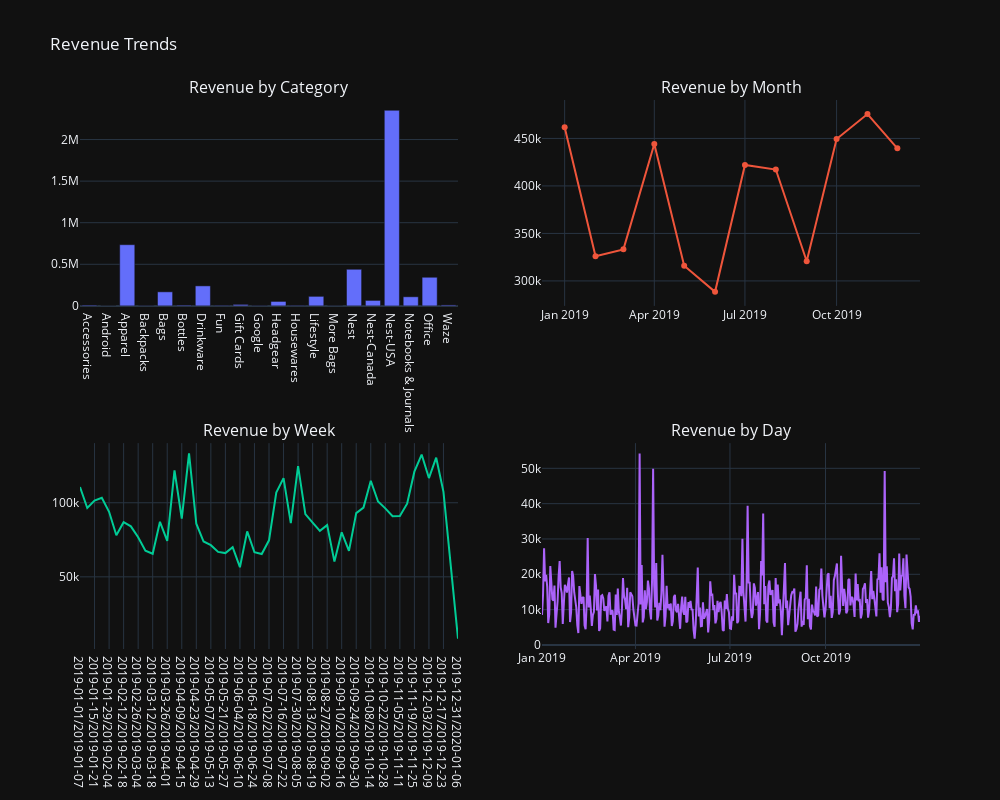

Write notebook code for a chart like this one.
### Code cell
# Calculating revenue by category, by month, by week, and by day
revenue_by_category = cust_360.groupby('Product_Category')['Invoice_Amount'].sum().reset_index()
revenue_by_month = cust_360.groupby(cust_360['Transaction_Date'].dt.to_period('M'))['Invoice_Amount'].sum().reset_index()
revenue_by_week = cust_360.groupby(cust_360['Transaction_Date'].dt.to_period('W-MON'))['Invoice_Amount'].sum().reset_index()
revenue_by_day = cust_360.groupby(cust_360['Transaction_Date'].dt.to_period('D'))['Invoice_Amount'].sum().reset_index()

# Converting Periods to strings
revenue_by_month['Transaction_Date'] = revenue_by_month['Transaction_Date'].astype(str)
revenue_by_week['Transaction_Date'] = revenue_by_week['Transaction_Date'].astype(str)
revenue_by_day['Transaction_Date'] = revenue_by_day['Transaction_Date'].astype(str)

# Creating subplots 
fig = make_subplots(rows=2, cols=2,
                    subplot_titles=("Revenue by Category", "Revenue by Month", "Revenue by Week", "Revenue by Day"),
                    specs=[[{'rowspan': 1, 'colspan': 1}, {'rowspan': 1, 'colspan': 1}],
                           [{'rowspan': 1, 'colspan': 1}, {'rowspan': 1, 'colspan': 1}]])

# Adding traces to the subplots
fig.add_trace(go.Bar(x=revenue_by_category['Product_Category'], y=revenue_by_category['Invoice_Amount']), row=1, col=1)
fig.add_trace(go.Line(x=revenue_by_month['Transaction_Date'], y=revenue_by_month['Invoice_Amount']), row=1, col=2)
fig.add_trace(go.Line(x=revenue_by_week['Transaction_Date'], y=revenue_by_week['Invoice_Amount']), row=2, col=1)
fig.add_trace(go.Line(x=revenue_by_day['Transaction_Date'], y=revenue_by_day['Invoice_Amount']), row=2, col=2)

# Update layout for better appearance
fig.update_layout(title="Revenue Trends",
                  showlegend=False,
                  template="plotly_dark",
                  width=1000, 
                  height=800)  

# Show the plot
fig.show()

### Figure 1 — Plotly figure (JSON) as saved in the notebook; plotly's stock layout.template omitted (floating-point values rounded to 4 significant figures; data arrays with more than 128 entries replaced by an {"elided": "..."} marker saying what was removed)
{"data": [{"type": "bar", "x": ["Accessories", "Android", "Apparel", "Backpacks", "Bags", "Bottles", "Drinkware", "Fun", "Gift Cards", "Google", "Headgear", "Housewares", "Lifestyle", "More Bags", "Nest", "Nest-Canada", "Nest-USA", "Notebooks & Journals", "Office", "Waze"], "xaxis": "x", "y": [9277.0, 986.0, 735500.0, 3621.0, 168900.0, 9310.0, 240300.0, 6509.0, 17570.0, 4272.0, 53450.0, 6373.0, 114600.0, 1871.0, 440000.0, 65550.0, 2351000.0, 109400.0, 344000.0, 11250.0], "yaxis": "y"}, {"type": "scatter", "x": ["2019-01", "2019-02", "2019-03", "2019-04", "2019-05", "2019-06", "2019-07", "2019-08", "2019-09", "2019-10", "2019-11", "2019-12"], "xaxis": "x2", "y": [461700.0, 325900.0, 333200.0, 444100.0, 315900.0, 288500.0, 422000.0, 417200.0, 320700.0, 449400.0, 475600.0, 439500.0], "yaxis": "y2"}, {"type": "scatter", "x": ["2019-01-01/2019-01-07", "2019-01-08/2019-01-14", "2019-01-15/2019-01-21", "2019-01-22/2019-01-28", "2019-01-29/2019-02-04", "2019-02-05/2019-02-11", "2019-02-12/2019-02-18", "2019-02-19/2019-02-25", "2019-02-26/2019-03-04", "2019-03-05/2019-03-11", "2019-03-12/2019-03-18", "2019-03-19/2019-03-25", "2019-03-26/2019-04-01", "2019-04-02/2019-04-08", "2019-04-09/2019-04-15", "2019-04-16/2019-04-22", "2019-04-23/2019-04-29", "2019-04-30/2019-05-06", "2019-05-07/2019-05-13", "2019-05-14/2019-05-20", "2019-05-21/2019-05-27", "2019-05-28/2019-06-03", "2019-06-04/2019-06-10", "2019-06-11/2019-06-17", "2019-06-18/2019-06-24", "2019-06-25/2019-07-01", "2019-07-02/2019-07-08", "2019-07-09/2019-07-15", "2019-07-16/2019-07-22", "2019-07-23/2019-07-29", "2019-07-30/2019-08-05", "2019-08-06/2019-08-12", "2019-08-13/2019-08-19", "2019-08-20/2019-08-26", "2019-08-27/2019-09-02", "2019-09-03/2019-09-09", "2019-09-10/2019-09-16", "2019-09-17/2019-09-23", "2019-09-24/2019-09-30", "2019-10-01/2019-10-07", "2019-10-08/2019-10-14", "2019-10-15/2019-10-21", "2019-10-22/2019-10-28", "2019-10-29/2019-11-04", "2019-11-05/2019-11-11", "2019-11-12/2019-11-18", "2019-11-19/2019-11-25", "2019-11-26/2019-12-02", "2019-12-03/2019-12-09", "2019-12-10/2019-12-16", "2019-12-17/2019-12-23", "2019-12-24/2019-12-30", "2019-12-31/2020-01-06"], "xaxis": "x3", "y": [110700.0, 96490.0, 101500.0, 103400.0, 93890.0, 78110.0, 86880.0, 84070.0, 76750.0, 67620.0, 65570.0, 87150.0, 74280.0, 121800.0, 89350.0, 133300.0, 85850.0, 73860.0, 71380.0, 66840.0, 66040.0, 70010.0, 56520.0, 80690.0, 66640.0, 65400.0, 74660.0, 106900.0, 116700.0, 86260.0, 124800.0, 92400.0, 86640.0, 81060.0, 84910.0, 60320.0, 80050.0, 67560.0, 93030.0, 96740.0, 114800.0, 100900.0, 96220.0, 90960.0, 91110.0, 99410.0, 121000.0, 132600.0, 116700.0, 130400.0, 107400.0, 58080.0, 8255.0], "yaxis": "y3"}, {"type": "scatter", "x": {"elided": "365 str values"}, "xaxis": "x4", "y": {"elided": "365 float values"}, "yaxis": "y4"}], "layout": {"annotations": [{"font": {"size": 16}, "showarrow": false, "text": "Revenue by Category", "x": 0.225, "xanchor": "center", "xref": "paper", "y": 1, "yanchor": "bottom", "yref": "paper"}, {"font": {"size": 16}, "showarrow": false, "text": "Revenue by Month", "x": 0.775, "xanchor": "center", "xref": "paper", "y": 1, "yanchor": "bottom", "yref": "paper"}, {"font": {"size": 16}, "showarrow": false, "text": "Revenue by Week", "x": 0.225, "xanchor": "center", "xref": "paper", "y": 0.375, "yanchor": "bottom", "yref": "paper"}, {"font": {"size": 16}, "showarrow": false, "text": "Revenue by Day", "x": 0.775, "xanchor": "center", "xref": "paper", "y": 0.375, "yanchor": "bottom", "yref": "paper"}], "height": 800, "showlegend": false, "title": {"text": "Revenue Trends"}, "width": 1000, "xaxis": {"anchor": "y", "domain": [0, 0.45]}, "xaxis2": {"anchor": "y2", "domain": [0.55, 1]}, "xaxis3": {"anchor": "y3", "domain": [0, 0.45]}, "xaxis4": {"anchor": "y4", "domain": [0.55, 1]}, "yaxis": {"anchor": "x", "domain": [0.625, 1]}, "yaxis2": {"anchor": "x2", "domain": [0.625, 1]}, "yaxis3": {"anchor": "x3", "domain": [0, 0.375]}, "yaxis4": {"anchor": "x4", "domain": [0, 0.375]}}}
